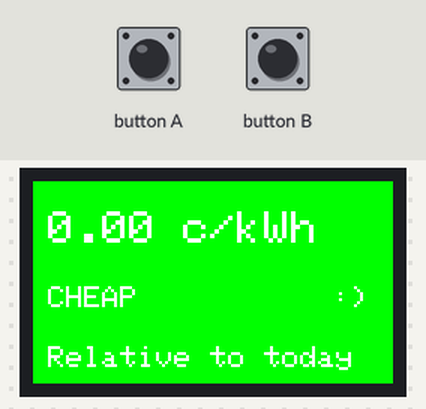
Recording of a sketch running on a simulated ESP32. Parts: 240×135 colour display. WiFi joins after 1.5 s; servers stay silent unless stated; uploads are accepted with an empty reply; the local clock reads 2024-03-15 10:24:30 at power-on unless the sketch sets it.

Above: at 2.0 s.

The sketch:

sketch_dec15a2.ino
```cpp
#include <M5StickCPlus2.h>
#include <WiFi.h>
#include <HTTPClient.h>
#include <time.h>

// =====================================================
// WIFI + API
// =====================================================

const char* ssid = "YOUR_WIFI_SSID";
const char* password = "YOUR_WIFI_PASSWORD";

const char* entsoUrl = "https://web-api.tp.entsoe.eu/api";
const char* token = "YOUR_ENTSOE_API_TOKEN";  // Get a free token at https://transparency.entsoe.eu
const char* zone = "10YFI-1--------U";        // Finland — change to your bidding zone

// =====================================================
// STATE
// =====================================================

float currentPrice = 0.0;
unsigned long lastFetch = 0;
const unsigned long fetchInterval = 60000;

float cheapestFuturePrice = 9999.0;
time_t cheapestFutureStart = 0;

// Store today's prices (max 96 x 15min)
float todayPrices[100];
int todayPriceCount = 0;

// Dynamic thresholds (relative to today)
float tCheap, tOkay, tExpensive, tPain;

// =====================================================
// PRICE CLASSIFICATION
// =====================================================

enum PriceLevel {
  NEGATIVE,
  CHEAP,
  OKAY,
  EXPENSIVE,
  PAIN
};

PriceLevel classifyPrice(float c) {
  if (c < 0.0) return NEGATIVE;
  if (c <= tCheap) return CHEAP;
  if (c <= tOkay) return OKAY;
  if (c <= tExpensive) return EXPENSIVE;
  return PAIN;
}

// =====================================================
// TIME UTILS
// =====================================================

time_t timegm_esp(struct tm *tm) {
  char *oldTz = getenv("TZ");
  char tzBuf[64];
  if (oldTz) strcpy(tzBuf, oldTz);

  setenv("TZ", "UTC0", 1);
  tzset();
  time_t t = mktime(tm);

  if (oldTz) setenv("TZ", tzBuf, 1);
  else unsetenv("TZ");
  tzset();

  return t;
}

// =====================================================
// HELPERS
// =====================================================

int cmpFloat(const void* a, const void* b) {
  float fa = *(float*)a;
  float fb = *(float*)b;
  return (fa > fb) - (fa < fb);
}

float percentile(float* arr, int n, float p) {
  int idx = (int)((n - 1) * p);
  return arr[idx];
}

// =====================================================
// API FETCH
// =====================================================

bool fetchPrice() {
  if (WiFi.status() != WL_CONNECTED) return false;

  time_t now = time(nullptr);

  cheapestFuturePrice = 9999.0;
  cheapestFutureStart = 0;
  todayPriceCount = 0;

  struct tm tmNow;
  gmtime_r(&now, &tmNow);
  tmNow.tm_hour = 0;
  tmNow.tm_min = 0;
  tmNow.tm_sec = 0;

  char startStr[16];
  sprintf(startStr, "%04d%02d%02d0000",
          tmNow.tm_year + 1900, tmNow.tm_mon + 1, tmNow.tm_mday);

  time_t end = mktime(&tmNow) + 24 * 3600;
  struct tm tmEnd;
  gmtime_r(&end, &tmEnd);

  char endStr[16];
  sprintf(endStr, "%04d%02d%02d%02d%02d",
          tmEnd.tm_year + 1900, tmEnd.tm_mon + 1, tmEnd.tm_mday,
          tmEnd.tm_hour, tmEnd.tm_min);

  String url = String(entsoUrl) +
               "?securityToken=" + token +
               "&documentType=A44" +
               "&out_Domain=" + zone +
               "&in_Domain=" + zone +
               "&periodStart=" + startStr +
               "&periodEnd=" + endStr +
               "&contract_MarketAgreement.type=A01";

  HTTPClient http;
  http.begin(url);
  http.setTimeout(10000);

  if (http.GET() != 200) {
    http.end();
    return false;
  }

  String payload = http.getString();
  http.end();

  int startIdx = payload.indexOf("<timeInterval>");
  int sStart = payload.indexOf("<start>", startIdx);
  int sEnd = payload.indexOf("</start>", sStart);
  String startStrTime = payload.substring(sStart + 7, sEnd);

  struct tm startTm;
  sscanf(startStrTime.c_str(), "%d-%d-%dT%d:%dZ",
         &startTm.tm_year, &startTm.tm_mon, &startTm.tm_mday,
         &startTm.tm_hour, &startTm.tm_min);

  startTm.tm_year -= 1900;
  startTm.tm_mon -= 1;
  startTm.tm_sec = 0;

  time_t startTime = timegm_esp(&startTm);

  int idx = 0;
  int point = 0;
  float latestPrice = currentPrice;

  while ((idx = payload.indexOf("<price.amount>", idx)) != -1) {
    int pEnd = payload.indexOf("</price.amount>", idx);
    float price = payload.substring(idx + 14, pEnd).toFloat() * 0.1;
    time_t priceTime = startTime + (point * 15 * 60);

    if (todayPriceCount < 100) {
      todayPrices[todayPriceCount++] = price;
    }

    if (now >= priceTime && now < priceTime + 900) {
      latestPrice = price;
    }

    if (priceTime >= now && price < cheapestFuturePrice) {
      cheapestFuturePrice = price;
      cheapestFutureStart = priceTime;
    }

    point++;
    idx = pEnd;
  }

  qsort(todayPrices, todayPriceCount, sizeof(float), cmpFloat);

  tCheap     = percentile(todayPrices, todayPriceCount, 0.30);
  tOkay      = percentile(todayPrices, todayPriceCount, 0.55);
  tExpensive = percentile(todayPrices, todayPriceCount, 0.80);
  tPain      = percentile(todayPrices, todayPriceCount, 0.95);

  currentPrice = latestPrice;
  return true;
}

// =====================================================
// MAIN UI
// =====================================================

void drawUI() {
  PriceLevel level = classifyPrice(currentPrice);

  uint16_t bg;
  const char* label;
  const char* face;

  switch (level) {
    case NEGATIVE:  bg = TFT_PURPLE; label = "FREE POWER"; face = ":D"; break;
    case CHEAP:     bg = TFT_GREEN;  label = "CHEAP";      face = ":)"; break;
    case OKAY:      bg = TFT_BLUE;   label = "OKAY";       face = ":|"; break;
    case EXPENSIVE: bg = TFT_ORANGE; label = "HIGH";       face = ":/"; break;
    default:        bg = TFT_RED;    label = "DONT USE";   face = ">:["; break;
  }

  M5.Lcd.fillScreen(bg);
  M5.Lcd.setTextColor(TFT_WHITE, bg);

  M5.Lcd.setTextSize(3);
  M5.Lcd.setCursor(10, 20);
  M5.Lcd.print(currentPrice, 2);
  M5.Lcd.print(" c/kWh");

  M5.Lcd.setTextSize(2);
  M5.Lcd.setCursor(10, 70);
  M5.Lcd.print(label);

  M5.Lcd.setCursor(200, 70);
  M5.Lcd.print(face);

  M5.Lcd.setCursor(10, 110);
  M5.Lcd.print("Relative to today");
}

// =====================================================
// DECISION SCREEN → NOW EXPLANATION SCREEN
// =====================================================

void showDecisionScreen() {
  if (todayPriceCount == 0) return;

  float minP = todayPrices[0];
  float maxP = todayPrices[todayPriceCount - 1];

  M5.Lcd.fillScreen(TFT_BLACK);
  M5.Lcd.setTextColor(TFT_WHITE, TFT_BLACK);

  // Title
  M5.Lcd.setTextSize(2);
  M5.Lcd.setCursor(10, 8);
  M5.Lcd.print("PRICE CONTEXT");

  // Range
  M5.Lcd.setTextSize(2);
  M5.Lcd.setCursor(10, 35);
  M5.Lcd.print("Range:");
  M5.Lcd.print(" ");
  M5.Lcd.print(minP, 1);
  M5.Lcd.print(" - ");
  M5.Lcd.print(maxP, 1);
  M5.Lcd.print(" c");

  // Thresholds (smaller font)
  M5.Lcd.setTextSize(1);
  M5.Lcd.setCursor(10, 65);
  M5.Lcd.print("CHEAP  <= ");
  M5.Lcd.print(tCheap, 1);

  M5.Lcd.setCursor(10, 80);
  M5.Lcd.print("OKAY   <= ");
  M5.Lcd.print(tOkay, 1);

  M5.Lcd.setCursor(10, 95);
  M5.Lcd.print("HIGH   <= ");
  M5.Lcd.print(tExpensive, 1);

  // Footer
  M5.Lcd.setCursor(10, 120);
  M5.Lcd.print("Categories are relative to today");

  delay(6000);   // ⏱ stays longer
  drawUI();
}


// =====================================================
// CHEAPEST FUTURE PRICE FLASH
// =====================================================

void showCheapestFuturePrice() {
  if (cheapestFutureStart == 0) return;

  struct tm t;
  localtime_r(&cheapestFutureStart, &t);

  char timeBuf[32];
  sprintf(timeBuf, "%02d:%02d - %02d:%02d",
          t.tm_hour, t.tm_min,
          (t.tm_hour + 1) % 24, t.tm_min);

  M5.Lcd.fillScreen(TFT_GREEN);
  M5.Lcd.setTextColor(TFT_WHITE, TFT_GREEN);

  M5.Lcd.setTextSize(2);
  M5.Lcd.setCursor(20, 20);
  M5.Lcd.print("CHEAPEST AHEAD");

  M5.Lcd.setTextSize(3);
  M5.Lcd.setCursor(20, 60);
  M5.Lcd.print(cheapestFuturePrice, 2);
  M5.Lcd.print(" c/kWh");

  M5.Lcd.setTextSize(2);
  M5.Lcd.setCursor(20, 110);
  M5.Lcd.print(timeBuf);

  delay(2500);
  drawUI();
}

// =====================================================
// BUTTONS (UNCHANGED)
// =====================================================

void handleButtons() {
  M5.update();

  if (M5.BtnA.wasPressed()) {
    showCheapestFuturePrice();
  }

  if (M5.BtnB.wasPressed()) {
    showDecisionScreen();
  }
}

// =====================================================
// SETUP / LOOP
// =====================================================

void setup() {
  M5.begin();
  M5.Lcd.setRotation(1);

  WiFi.begin(ssid, password);
  while (WiFi.status() != WL_CONNECTED) delay(300);

  configTime(0, 0, "pool.ntp.org", "time.google.com");
  setenv("TZ", "EET-2EEST,M3.5.0/3,M10.5.0/4", 1);
  tzset();

  fetchPrice();
  drawUI();
}

void loop() {
  if (millis() - lastFetch > fetchInterval) {
    if (fetchPrice()) drawUI();
    lastFetch = millis();
  }

  handleButtons();
}
```
